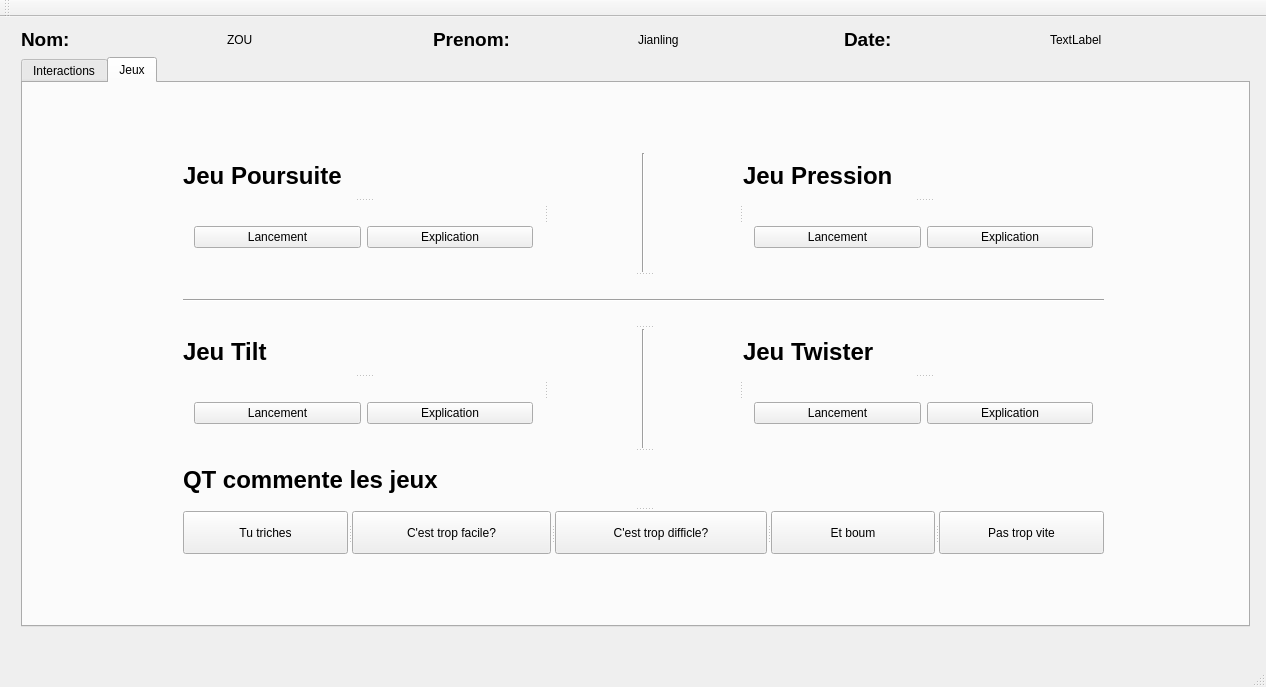
<?xml version="1.0" encoding="UTF-8"?>
<ui version="4.0">
 <class>MainWindow</class>
 <widget class="QMainWindow" name="MainWindow">
  <property name="geometry">
   <rect>
    <x>0</x>
    <y>0</y>
    <width>1266</width>
    <height>687</height>
   </rect>
  </property>
  <property name="windowTitle">
   <string>QT behaviour controller</string>
  </property>
  <widget class="QWidget" name="centralWidget">
   <widget class="QWidget" name="layoutWidget">
    <property name="geometry">
     <rect>
      <x>10</x>
      <y>0</y>
      <width>1251</width>
      <height>621</height>
     </rect>
    </property>
    <layout class="QVBoxLayout" name="verticalLayout_4">
     <item>
      <layout class="QHBoxLayout" name="horizontalLayout">
       <item>
        <widget class="QLabel" name="nom">
         <property name="font">
          <font>
           <pointsize>14</pointsize>
           <weight>75</weight>
           <bold>true</bold>
          </font>
         </property>
         <property name="text">
          <string>Nom:</string>
         </property>
        </widget>
       </item>
       <item>
        <widget class="QLabel" name="show_nom">
         <property name="text">
          <string>ZOU</string>
         </property>
        </widget>
       </item>
       <item>
        <widget class="QLabel" name="prenom">
         <property name="font">
          <font>
           <pointsize>14</pointsize>
           <weight>75</weight>
           <bold>true</bold>
          </font>
         </property>
         <property name="text">
          <string>Prenom:</string>
         </property>
        </widget>
       </item>
       <item>
        <widget class="QLabel" name="show_prenom">
         <property name="text">
          <string>Jianling</string>
         </property>
        </widget>
       </item>
       <item>
        <widget class="QLabel" name="date">
         <property name="font">
          <font>
           <pointsize>14</pointsize>
           <weight>75</weight>
           <bold>true</bold>
          </font>
         </property>
         <property name="text">
          <string>Date:</string>
         </property>
        </widget>
       </item>
       <item>
        <widget class="QLabel" name="show_date">
         <property name="text">
          <string>TextLabel</string>
         </property>
        </widget>
       </item>
      </layout>
     </item>
     <item>
      <widget class="QTabWidget" name="tabWidget">
       <property name="currentIndex">
        <number>1</number>
       </property>
       <widget class="QWidget" name="tab">
        <attribute name="title">
         <string>Interactions</string>
        </attribute>
        <widget class="QWidget" name="">
         <property name="geometry">
          <rect>
           <x>0</x>
           <y>0</y>
           <width>1231</width>
           <height>554</height>
          </rect>
         </property>
         <layout class="QHBoxLayout" name="horizontalLayout_2">
          <item>
           <layout class="QVBoxLayout" name="verticalLayout">
            <item>
             <layout class="QVBoxLayout" name="verticalLayout_3">
              <item>
               <widget class="QLabel" name="label">
                <property name="font">
                 <font>
                  <pointsize>14</pointsize>
                  <weight>75</weight>
                  <bold>true</bold>
                 </font>
                </property>
                <property name="text">
                 <string>QT explique son scénario</string>
                </property>
               </widget>
              </item>
              <item>
               <layout class="QHBoxLayout" name="horizontalLayout_3">
                <item>
                 <widget class="QPushButton" name="je_mappelle_qt">
                  <property name="text">
                   <string>Je m'appelle QT</string>
                  </property>
                 </widget>
                </item>
                <item>
                 <widget class="QPushButton" name="tu_veux_maider">
                  <property name="text">
                   <string>Tu veux m'aider?</string>
                  </property>
                 </widget>
                </item>
                <item>
                 <widget class="QPushButton" name="tu_maides_encore">
                  <property name="text">
                   <string>Tu m'aides encore?</string>
                  </property>
                 </widget>
                </item>
               </layout>
              </item>
              <item>
               <widget class="QLabel" name="label_2">
                <property name="font">
                 <font>
                  <pointsize>14</pointsize>
                  <weight>75</weight>
                  <bold>true</bold>
                 </font>
                </property>
                <property name="text">
                 <string>QT lance la séance</string>
                </property>
               </widget>
              </item>
              <item>
               <layout class="QHBoxLayout" name="horizontalLayout_4">
                <item>
                 <widget class="QPushButton" name="tu_viens">
                  <property name="text">
                   <string>Tu viens?</string>
                  </property>
                 </widget>
                </item>
                <item>
                 <widget class="QPushButton" name="clique_ton_nom">
                  <property name="text">
                   <string>Clique sur ton nom</string>
                  </property>
                 </widget>
                </item>
               </layout>
              </item>
             </layout>
            </item>
            <item>
             <layout class="QVBoxLayout" name="verticalLayout_5">
              <item>
               <widget class="QLabel" name="label_3">
                <property name="font">
                 <font>
                  <pointsize>14</pointsize>
                  <weight>75</weight>
                  <bold>true</bold>
                 </font>
                </property>
                <property name="text">
                 <string>QT papote</string>
                </property>
               </widget>
              </item>
              <item>
               <layout class="QHBoxLayout" name="horizontalLayout_6">
                <item>
                 <widget class="QPushButton" name="bonjour">
                  <property name="text">
                   <string>Bonjour</string>
                  </property>
                 </widget>
                </item>
                <item>
                 <widget class="QPushButton" name="au_revoir">
                  <property name="text">
                   <string>Au revoir</string>
                  </property>
                 </widget>
                </item>
                <item>
                 <widget class="QPushButton" name="comment">
                  <property name="text">
                   <string>Comment?</string>
                  </property>
                 </widget>
                </item>
               </layout>
              </item>
              <item>
               <layout class="QHBoxLayout" name="horizontalLayout_5">
                <item>
                 <widget class="QPushButton" name="oui">
                  <property name="text">
                   <string>Oui</string>
                  </property>
                 </widget>
                </item>
                <item>
                 <widget class="QPushButton" name="non">
                  <property name="text">
                   <string>Non</string>
                  </property>
                 </widget>
                </item>
                <item>
                 <widget class="QPushButton" name="ca_va">
                  <property name="text">
                   <string>Ça va?</string>
                  </property>
                 </widget>
                </item>
                <item>
                 <widget class="QPushButton" name="merci">
                  <property name="text">
                   <string>Merci</string>
                  </property>
                 </widget>
                </item>
               </layout>
              </item>
             </layout>
            </item>
            <item>
             <layout class="QVBoxLayout" name="verticalLayout_7">
              <item>
               <widget class="QLabel" name="label_4">
                <property name="font">
                 <font>
                  <pointsize>14</pointsize>
                  <weight>75</weight>
                  <bold>true</bold>
                 </font>
                </property>
                <property name="text">
                 <string>QT félicite et applaudit</string>
                </property>
               </widget>
              </item>
              <item>
               <layout class="QHBoxLayout" name="horizontalLayout_8">
                <item>
                 <widget class="QPushButton" name="bravo">
                  <property name="text">
                   <string>Bravo</string>
                  </property>
                 </widget>
                </item>
                <item>
                 <widget class="QPushButton" name="cest_bien">
                  <property name="text">
                   <string>C'est bien</string>
                  </property>
                 </widget>
                </item>
                <item>
                 <widget class="QPushButton" name="tu_es_fort">
                  <property name="text">
                   <string>Tu es fort</string>
                  </property>
                 </widget>
                </item>
               </layout>
              </item>
              <item>
               <layout class="QHBoxLayout" name="horizontalLayout_7">
                <item>
                 <widget class="QPushButton" name="jsuis_fort">
                  <property name="text">
                   <string>Je suis fort</string>
                  </property>
                 </widget>
                </item>
                <item>
                 <widget class="QPushButton" name="nous_sommes_forts">
                  <property name="text">
                   <string>Nous sommes forts</string>
                  </property>
                 </widget>
                </item>
               </layout>
              </item>
             </layout>
            </item>
            <item>
             <layout class="QVBoxLayout" name="verticalLayout_8">
              <item>
               <widget class="QLabel" name="label_5">
                <property name="font">
                 <font>
                  <pointsize>14</pointsize>
                  <weight>75</weight>
                  <bold>true</bold>
                 </font>
                </property>
                <property name="text">
                 <string>QT réagit à un échec, encourage</string>
                </property>
               </widget>
              </item>
              <item>
               <layout class="QHBoxLayout" name="horizontalLayout_10">
                <item>
                 <widget class="QPushButton" name="respire">
                  <property name="text">
                   <string>Respire et recommence</string>
                  </property>
                 </widget>
                </item>
                <item>
                 <widget class="QPushButton" name="pas_grave">
                  <property name="text">
                   <string>Ce n'est pas grave</string>
                  </property>
                 </widget>
                </item>
                <item>
                 <widget class="QPushButton" name="reessayons">
                  <property name="text">
                   <string>Réessayons</string>
                  </property>
                 </widget>
                </item>
               </layout>
              </item>
              <item>
               <layout class="QHBoxLayout" name="horizontalLayout_9">
                <item>
                 <widget class="QPushButton" name="ecris_mal">
                  <property name="text">
                   <string>J'écris mal</string>
                  </property>
                 </widget>
                </item>
                <item>
                 <widget class="QPushButton" name="fera_mieux">
                  <property name="text">
                   <string>On fera mieux</string>
                  </property>
                 </widget>
                </item>
                <item>
                 <widget class="QPushButton" name="nous_avons_rate">
                  <property name="text">
                   <string>Nous avons raté</string>
                  </property>
                 </widget>
                </item>
                <item>
                 <widget class="QPushButton" name="courage">
                  <property name="text">
                   <string>courage</string>
                  </property>
                 </widget>
                </item>
               </layout>
              </item>
             </layout>
            </item>
            <item>
             <layout class="QVBoxLayout" name="verticalLayout_9">
              <item>
               <widget class="QLabel" name="label_6">
                <property name="font">
                 <font>
                  <pointsize>14</pointsize>
                  <weight>75</weight>
                  <bold>true</bold>
                 </font>
                </property>
                <property name="text">
                 <string>QT taquine et plaisante</string>
                </property>
               </widget>
              </item>
              <item>
               <layout class="QHBoxLayout" name="horizontalLayout_11">
                <item>
                 <widget class="QPushButton" name="aie">
                  <property name="text">
                   <string>Aïe</string>
                  </property>
                 </widget>
                </item>
                <item>
                 <widget class="QPushButton" name="muscle_plastique">
                  <property name="text">
                   <string>J'ai des muscles en plastique</string>
                  </property>
                 </widget>
                </item>
                <item>
                 <widget class="QPushButton" name="ahahah">
                  <property name="text">
                   <string>Ahahah</string>
                  </property>
                 </widget>
                </item>
               </layout>
              </item>
              <item>
               <widget class="QLabel" name="label_7">
                <property name="font">
                 <font>
                  <pointsize>14</pointsize>
                  <weight>75</weight>
                  <bold>true</bold>
                 </font>
                </property>
                <property name="text">
                 <string>QT a un autre point de vue</string>
                </property>
               </widget>
              </item>
              <item>
               <layout class="QHBoxLayout" name="horizontalLayout_12">
                <item>
                 <widget class="QPushButton" name="tu_es_sur">
                  <property name="text">
                   <string>Tu es sûr?</string>
                  </property>
                 </widget>
                </item>
                <item>
                 <widget class="QPushButton" name="je_trouve_pas">
                  <property name="text">
                   <string>Je ne trouve pas</string>
                  </property>
                 </widget>
                </item>
               </layout>
              </item>
             </layout>
            </item>
           </layout>
          </item>
          <item>
           <widget class="Line" name="line_2">
            <property name="orientation">
             <enum>Qt::Vertical</enum>
            </property>
           </widget>
          </item>
          <item>
           <spacer name="horizontalSpacer">
            <property name="orientation">
             <enum>Qt::Horizontal</enum>
            </property>
            <property name="sizeType">
             <enum>QSizePolicy::Fixed</enum>
            </property>
            <property name="sizeHint" stdset="0">
             <size>
              <width>15</width>
              <height>1</height>
             </size>
            </property>
           </spacer>
          </item>
          <item>
           <layout class="QVBoxLayout" name="verticalLayout_2">
            <item>
             <layout class="QVBoxLayout" name="verticalLayout_10">
              <item>
               <widget class="QLabel" name="label_8">
                <property name="font">
                 <font>
                  <pointsize>14</pointsize>
                  <weight>75</weight>
                  <bold>true</bold>
                 </font>
                </property>
                <property name="text">
                 <string>QT se défend</string>
                </property>
               </widget>
              </item>
              <item>
               <layout class="QHBoxLayout" name="horizontalLayout_15">
                <item>
                 <widget class="QPushButton" name="fais_effort">
                  <property name="text">
                   <string>J'ai fais des efforts</string>
                  </property>
                 </widget>
                </item>
                <item>
                 <widget class="QPushButton" name="progresse">
                  <property name="text">
                   <string>J'ai progressé</string>
                  </property>
                 </widget>
                </item>
                <item>
                 <widget class="QPushButton" name="gagne">
                  <property name="text">
                   <string>Tu as gagné</string>
                  </property>
                 </widget>
                </item>
               </layout>
              </item>
              <item>
               <layout class="QHBoxLayout" name="horizontalLayout_13">
                <item>
                 <widget class="QPushButton" name="difficile">
                  <property name="text">
                   <string>C'est difficile</string>
                  </property>
                 </widget>
                </item>
                <item>
                 <widget class="QPushButton" name="pas_mal">
                  <property name="text">
                   <string>C'est pas mal</string>
                  </property>
                 </widget>
                </item>
                <item>
                 <widget class="QPushButton" name="ma_tablette">
                  <property name="text">
                   <string>Ma tablette?</string>
                  </property>
                 </widget>
                </item>
                <item>
                 <widget class="QPushButton" name="et_alors">
                  <property name="text">
                   <string>Et alors?</string>
                  </property>
                 </widget>
                </item>
               </layout>
              </item>
             </layout>
            </item>
            <item>
             <layout class="QVBoxLayout" name="verticalLayout_12">
              <item>
               <widget class="QLabel" name="label_9">
                <property name="font">
                 <font>
                  <pointsize>14</pointsize>
                  <weight>75</weight>
                  <bold>true</bold>
                 </font>
                </property>
                <property name="text">
                 <string>QT bugue ou se sent mal</string>
                </property>
               </widget>
              </item>
              <item>
               <layout class="QHBoxLayout" name="horizontalLayout_17">
                <item>
                 <widget class="QPushButton" name="je_bugue">
                  <property name="text">
                   <string>Je bugue</string>
                  </property>
                 </widget>
                </item>
                <item>
                 <widget class="QPushButton" name="attends">
                  <property name="text">
                   <string>Attends</string>
                  </property>
                 </widget>
                </item>
                <item>
                 <widget class="QPushButton" name="tu_relance">
                  <property name="text">
                   <string>Tu relances?</string>
                  </property>
                 </widget>
                </item>
               </layout>
              </item>
              <item>
               <layout class="QHBoxLayout" name="horizontalLayout_16">
                <item>
                 <widget class="QPushButton" name="je_fatigue">
                  <property name="text">
                   <string>Je fatigue</string>
                  </property>
                 </widget>
                </item>
                <item>
                 <widget class="QPushButton" name="je_malade">
                  <property name="text">
                   <string>Je suis malade</string>
                  </property>
                 </widget>
                </item>
                <item>
                 <widget class="QPushButton" name="je_rouille">
                  <property name="text">
                   <string>Je rouille</string>
                  </property>
                 </widget>
                </item>
               </layout>
              </item>
             </layout>
            </item>
            <item>
             <layout class="QVBoxLayout" name="verticalLayout_13">
              <item>
               <widget class="QLabel" name="label_10">
                <property name="font">
                 <font>
                  <pointsize>14</pointsize>
                  <weight>75</weight>
                  <bold>true</bold>
                 </font>
                </property>
                <property name="text">
                 <string>QT identifie les sentiments</string>
                </property>
               </widget>
              </item>
              <item>
               <layout class="QHBoxLayout" name="horizontalLayout_18">
                <item>
                 <widget class="QPushButton" name="la_colere">
                  <property name="text">
                   <string>La colère</string>
                  </property>
                 </widget>
                </item>
                <item>
                 <widget class="QPushButton" name="la_fatigue">
                  <property name="text">
                   <string>La fatigue</string>
                  </property>
                 </widget>
                </item>
                <item>
                 <widget class="QPushButton" name="la_motivation">
                  <property name="text">
                   <string>La motivation</string>
                  </property>
                 </widget>
                </item>
                <item>
                 <widget class="QPushButton" name="la_joie">
                  <property name="text">
                   <string>La joie</string>
                  </property>
                 </widget>
                </item>
               </layout>
              </item>
              <item>
               <layout class="QHBoxLayout" name="horizontalLayout_19">
                <item>
                 <widget class="QPushButton" name="la_tristesse">
                  <property name="text">
                   <string>La tristesse</string>
                  </property>
                 </widget>
                </item>
                <item>
                 <widget class="QPushButton" name="etonnment">
                  <property name="text">
                   <string>L'étonnement</string>
                  </property>
                 </widget>
                </item>
                <item>
                 <widget class="QPushButton" name="la_fierte">
                  <property name="text">
                   <string>La fierté</string>
                  </property>
                 </widget>
                </item>
                <item>
                 <widget class="QPushButton" name="amusement">
                  <property name="text">
                   <string>L'amusement</string>
                  </property>
                 </widget>
                </item>
               </layout>
              </item>
             </layout>
            </item>
            <item>
             <layout class="QVBoxLayout" name="verticalLayout_14">
              <item>
               <widget class="QLabel" name="label_11">
                <property name="font">
                 <font>
                  <pointsize>14</pointsize>
                  <weight>75</weight>
                  <bold>true</bold>
                 </font>
                </property>
                <property name="text">
                 <string>QT conclue la séance</string>
                </property>
               </widget>
              </item>
              <item>
               <layout class="QHBoxLayout" name="horizontalLayout_21">
                <item>
                 <widget class="QPushButton" name="bcp_travaille">
                  <property name="text">
                   <string>Nous avons beaucoup travaillé</string>
                  </property>
                 </widget>
                </item>
                <item>
                 <widget class="QPushButton" name="mes_progres">
                  <property name="text">
                   <string>Tu vois mes progrès?</string>
                  </property>
                 </widget>
                </item>
                <item>
                 <widget class="QPushButton" name="tu_maide">
                  <property name="text">
                   <string>Tu m'aides</string>
                  </property>
                 </widget>
                </item>
               </layout>
              </item>
              <item>
               <layout class="QHBoxLayout" name="horizontalLayout_20">
                <item>
                 <widget class="QPushButton" name="il_est_lheure">
                  <property name="text">
                   <string>Il est l'heure</string>
                  </property>
                 </widget>
                </item>
                <item>
                 <widget class="QPushButton" name="on_arrete">
                  <property name="text">
                   <string>On arrête</string>
                  </property>
                 </widget>
                </item>
                <item>
                 <widget class="QPushButton" name="cetait_bien">
                  <property name="text">
                   <string>C'était bien</string>
                  </property>
                 </widget>
                </item>
                <item>
                 <widget class="QPushButton" name="on_essaye">
                  <property name="text">
                   <string>On essaye après</string>
                  </property>
                 </widget>
                </item>
               </layout>
              </item>
             </layout>
            </item>
            <item>
             <layout class="QVBoxLayout" name="verticalLayout_15">
              <item>
               <widget class="QLabel" name="label_12">
                <property name="font">
                 <font>
                  <pointsize>14</pointsize>
                  <weight>75</weight>
                  <bold>true</bold>
                 </font>
                </property>
                <property name="text">
                 <string>QT questionne et fait réfléchir</string>
                </property>
               </widget>
              </item>
              <item>
               <layout class="QHBoxLayout" name="horizontalLayout_22">
                <item>
                 <widget class="QPushButton" name="tu_mexplique">
                  <property name="text">
                   <string>Tu m'expiques?</string>
                  </property>
                 </widget>
                </item>
                <item>
                 <widget class="QPushButton" name="ensuite">
                  <property name="text">
                   <string>Que fait-on ensuite?</string>
                  </property>
                 </widget>
                </item>
                <item>
                 <widget class="QPushButton" name="bien">
                  <property name="text">
                   <string>C'est bien?</string>
                  </property>
                 </widget>
                </item>
               </layout>
              </item>
              <item>
               <layout class="QHBoxLayout" name="horizontalLayout_23">
                <item>
                 <widget class="QPushButton" name="pk_pas_bien">
                  <property name="text">
                   <string>Pourquoi ce n'est pas bien?</string>
                  </property>
                 </widget>
                </item>
                <item>
                 <widget class="QPushButton" name="cest_mieux">
                  <property name="text">
                   <string>C'est mieux?</string>
                  </property>
                 </widget>
                </item>
                <item>
                 <widget class="QPushButton" name="plus_important">
                  <property name="text">
                   <string>Le plus important?</string>
                  </property>
                 </widget>
                </item>
               </layout>
              </item>
             </layout>
            </item>
           </layout>
          </item>
         </layout>
        </widget>
       </widget>
       <widget class="QWidget" name="tab_2">
        <attribute name="title">
         <string>Jeux</string>
        </attribute>
        <widget class="QSplitter" name="splitter_10">
         <property name="geometry">
          <rect>
           <x>160</x>
           <y>70</y>
           <width>921</width>
           <height>401</height>
          </rect>
         </property>
         <property name="orientation">
          <enum>Qt::Vertical</enum>
         </property>
         <widget class="QSplitter" name="splitter_7">
          <property name="orientation">
           <enum>Qt::Vertical</enum>
          </property>
          <widget class="QSplitter" name="splitter_5">
           <property name="orientation">
            <enum>Qt::Horizontal</enum>
           </property>
           <widget class="QSplitter" name="splitter">
            <property name="orientation">
             <enum>Qt::Vertical</enum>
            </property>
            <widget class="QLabel" name="label_13">
             <property name="sizePolicy">
              <sizepolicy hsizetype="Expanding" vsizetype="Preferred">
               <horstretch>0</horstretch>
               <verstretch>0</verstretch>
              </sizepolicy>
             </property>
             <property name="font">
              <font>
               <pointsize>18</pointsize>
               <weight>75</weight>
               <bold>true</bold>
              </font>
             </property>
             <property name="text">
              <string>Jeu Poursuite</string>
             </property>
            </widget>
            <widget class="QWidget" name="horizontalLayoutWidget">
             <layout class="QHBoxLayout" name="horizontalLayout_14">
              <item>
               <widget class="QPushButton" name="poursuite_lance">
                <property name="text">
                 <string>Lancement</string>
                </property>
               </widget>
              </item>
              <item>
               <widget class="QPushButton" name="poursuite_expli">
                <property name="text">
                 <string>Explication</string>
                </property>
               </widget>
              </item>
             </layout>
            </widget>
           </widget>
           <widget class="Line" name="line">
            <property name="orientation">
             <enum>Qt::Vertical</enum>
            </property>
           </widget>
           <widget class="QSplitter" name="splitter_2">
            <property name="orientation">
             <enum>Qt::Vertical</enum>
            </property>
            <widget class="QLabel" name="label_14">
             <property name="font">
              <font>
               <pointsize>18</pointsize>
               <weight>75</weight>
               <bold>true</bold>
              </font>
             </property>
             <property name="text">
              <string>Jeu Pression</string>
             </property>
            </widget>
            <widget class="QWidget" name="horizontalLayoutWidget_2">
             <layout class="QHBoxLayout" name="horizontalLayout_24">
              <item>
               <widget class="QPushButton" name="pression_lance">
                <property name="text">
                 <string>Lancement</string>
                </property>
               </widget>
              </item>
              <item>
               <widget class="QPushButton" name="pression_expli">
                <property name="text">
                 <string>Explication</string>
                </property>
               </widget>
              </item>
             </layout>
            </widget>
           </widget>
          </widget>
          <widget class="Line" name="line_4">
           <property name="orientation">
            <enum>Qt::Horizontal</enum>
           </property>
          </widget>
          <widget class="QSplitter" name="splitter_6">
           <property name="orientation">
            <enum>Qt::Horizontal</enum>
           </property>
           <widget class="QSplitter" name="splitter_3">
            <property name="sizePolicy">
             <sizepolicy hsizetype="Preferred" vsizetype="Expanding">
              <horstretch>0</horstretch>
              <verstretch>0</verstretch>
             </sizepolicy>
            </property>
            <property name="orientation">
             <enum>Qt::Vertical</enum>
            </property>
            <widget class="QLabel" name="label_15">
             <property name="font">
              <font>
               <pointsize>18</pointsize>
               <weight>75</weight>
               <bold>true</bold>
              </font>
             </property>
             <property name="text">
              <string>Jeu Tilt</string>
             </property>
            </widget>
            <widget class="QWidget" name="horizontalLayoutWidget_3">
             <layout class="QHBoxLayout" name="horizontalLayout_25">
              <item>
               <widget class="QPushButton" name="tilt_lance">
                <property name="text">
                 <string>Lancement</string>
                </property>
               </widget>
              </item>
              <item>
               <widget class="QPushButton" name="tilt_expli">
                <property name="text">
                 <string>Explication</string>
                </property>
               </widget>
              </item>
             </layout>
            </widget>
           </widget>
           <widget class="Line" name="line_3">
            <property name="orientation">
             <enum>Qt::Vertical</enum>
            </property>
           </widget>
           <widget class="QSplitter" name="splitter_4">
            <property name="sizePolicy">
             <sizepolicy hsizetype="Preferred" vsizetype="Expanding">
              <horstretch>0</horstretch>
              <verstretch>0</verstretch>
             </sizepolicy>
            </property>
            <property name="orientation">
             <enum>Qt::Vertical</enum>
            </property>
            <widget class="QLabel" name="label_16">
             <property name="font">
              <font>
               <pointsize>18</pointsize>
               <weight>75</weight>
               <bold>true</bold>
              </font>
             </property>
             <property name="text">
              <string>Jeu Twister</string>
             </property>
            </widget>
            <widget class="QWidget" name="horizontalLayoutWidget_4">
             <layout class="QHBoxLayout" name="horizontalLayout_26">
              <item>
               <widget class="QPushButton" name="twister_lance">
                <property name="text">
                 <string>Lancement</string>
                </property>
               </widget>
              </item>
              <item>
               <widget class="QPushButton" name="twister_expli">
                <property name="text">
                 <string>Explication</string>
                </property>
               </widget>
              </item>
             </layout>
            </widget>
           </widget>
          </widget>
         </widget>
         <widget class="QSplitter" name="splitter_9">
          <property name="orientation">
           <enum>Qt::Vertical</enum>
          </property>
          <widget class="QLabel" name="label_17">
           <property name="font">
            <font>
             <pointsize>18</pointsize>
             <weight>75</weight>
             <bold>true</bold>
            </font>
           </property>
           <property name="text">
            <string>QT commente les jeux</string>
           </property>
          </widget>
          <widget class="QSplitter" name="splitter_8">
           <property name="orientation">
            <enum>Qt::Horizontal</enum>
           </property>
           <widget class="QPushButton" name="triche">
            <property name="sizePolicy">
             <sizepolicy hsizetype="Fixed" vsizetype="Fixed">
              <horstretch>0</horstretch>
              <verstretch>0</verstretch>
             </sizepolicy>
            </property>
            <property name="text">
             <string>Tu triches</string>
            </property>
           </widget>
           <widget class="QPushButton" name="facile">
            <property name="sizePolicy">
             <sizepolicy hsizetype="Fixed" vsizetype="Fixed">
              <horstretch>0</horstretch>
              <verstretch>0</verstretch>
             </sizepolicy>
            </property>
            <property name="text">
             <string>C'est trop facile?</string>
            </property>
           </widget>
           <widget class="QPushButton" name="trop_difficile">
            <property name="sizePolicy">
             <sizepolicy hsizetype="Fixed" vsizetype="Fixed">
              <horstretch>0</horstretch>
              <verstretch>0</verstretch>
             </sizepolicy>
            </property>
            <property name="text">
             <string>C'est trop difficle?</string>
            </property>
           </widget>
           <widget class="QPushButton" name="boum">
            <property name="sizePolicy">
             <sizepolicy hsizetype="Fixed" vsizetype="Fixed">
              <horstretch>0</horstretch>
              <verstretch>0</verstretch>
             </sizepolicy>
            </property>
            <property name="text">
             <string>Et boum</string>
            </property>
           </widget>
           <widget class="QPushButton" name="pas_trop_vite">
            <property name="sizePolicy">
             <sizepolicy hsizetype="Fixed" vsizetype="Fixed">
              <horstretch>0</horstretch>
              <verstretch>0</verstretch>
             </sizepolicy>
            </property>
            <property name="text">
             <string>Pas trop vite</string>
            </property>
            <property name="iconSize">
             <size>
              <width>16</width>
              <height>16</height>
             </size>
            </property>
           </widget>
          </widget>
         </widget>
        </widget>
        <zorder>label_15</zorder>
        <zorder>label_13</zorder>
        <zorder>horizontalLayoutWidget</zorder>
        <zorder>label_14</zorder>
        <zorder>horizontalLayoutWidget_2</zorder>
        <zorder>splitter_3</zorder>
        <zorder>splitter_4</zorder>
        <zorder>label_17</zorder>
        <zorder>line</zorder>
        <zorder>line_3</zorder>
        <zorder>line_4</zorder>
        <zorder>horizontalLayoutWidget_5</zorder>
        <zorder>boum</zorder>
       </widget>
      </widget>
     </item>
    </layout>
   </widget>
  </widget>
  <widget class="QMenuBar" name="menuBar">
   <property name="geometry">
    <rect>
     <x>0</x>
     <y>0</y>
     <width>1266</width>
     <height>25</height>
    </rect>
   </property>
  </widget>
  <widget class="QToolBar" name="mainToolBar">
   <attribute name="toolBarArea">
    <enum>TopToolBarArea</enum>
   </attribute>
   <attribute name="toolBarBreak">
    <bool>false</bool>
   </attribute>
  </widget>
  <widget class="QStatusBar" name="statusBar"/>
 </widget>
 <layoutdefault spacing="6" margin="11"/>
 <resources/>
 <connections/>
</ui>
